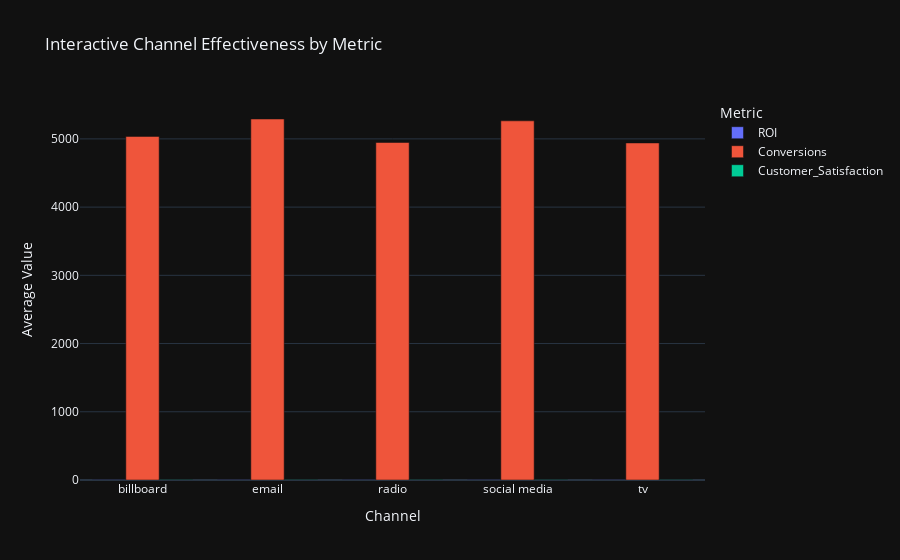

Notebook code cell kept with this figure:
### Code cell
# Prepare data by calculating average metrics by channel
channel_metrics = high_budget_data.groupby('Channel').agg({
    'ROI': 'mean',
    'Conversions': 'mean',
    'Customer_Satisfaction': 'mean'
}).reset_index()

# Melt data for interactive filtering
channel_metrics_melted = channel_metrics.melt(id_vars=['Channel'], var_name='Metric', value_name='Value')

# Interactive bar plot for channel metrics
fig = px.bar(channel_metrics_melted, x='Channel', y='Value', color='Metric', barmode='group',
             title="Interactive Channel Effectiveness by Metric",
             labels={'Value': 'Average Value'},
             template="plotly_dark")
fig.show()

### Figure 1 — Plotly figure (JSON) as saved in the notebook; plotly's stock layout.template omitted (floating-point values rounded to 4 significant figures)
{"data": [{"alignmentgroup": "True", "hovertemplate": "Metric=ROI<br>Channel=%{x}<br>Average Value=%{y}<extra></extra>", "legendgroup": "ROI", "marker": {"color": "#636efa", "pattern": {"shape": ""}}, "name": "ROI", "offsetgroup": "ROI", "orientation": "v", "showlegend": true, "textposition": "auto", "type": "bar", "x": ["billboard", "email", "radio", "social media", "tv"], "xaxis": "x", "y": [2.582, 2.536, 2.692, 2.596, 2.467], "yaxis": "y"}, {"alignmentgroup": "True", "hovertemplate": "Metric=Conversions<br>Channel=%{x}<br>Average Value=%{y}<extra></extra>", "legendgroup": "Conversions", "marker": {"color": "#EF553B", "pattern": {"shape": ""}}, "name": "Conversions", "offsetgroup": "Conversions", "orientation": "v", "showlegend": true, "textposition": "auto", "type": "bar", "x": ["billboard", "email", "radio", "social media", "tv"], "xaxis": "x", "y": [5036.0, 5292.0, 4947.0, 5265.0, 4941.0], "yaxis": "y"}, {"alignmentgroup": "True", "hovertemplate": "Metric=Customer_Satisfaction<br>Channel=%{x}<br>Average Value=%{y}<extra></extra>", "legendgroup": "Customer_Satisfaction", "marker": {"color": "#00cc96", "pattern": {"shape": ""}}, "name": "Customer_Satisfaction", "offsetgroup": "Customer_Satisfaction", "orientation": "v", "showlegend": true, "textposition": "auto", "type": "bar", "x": ["billboard", "email", "radio", "social media", "tv"], "xaxis": "x", "y": [2.883, 2.989, 2.914, 3.126, 3.095], "yaxis": "y"}], "layout": {"barmode": "group", "legend": {"title": {"text": "Metric"}, "tracegroupgap": 0}, "title": {"text": "Interactive Channel Effectiveness by Metric"}, "xaxis": {"anchor": "y", "domain": [0, 1], "title": {"text": "Channel"}}, "yaxis": {"anchor": "x", "domain": [0, 1], "title": {"text": "Average Value"}}}}
